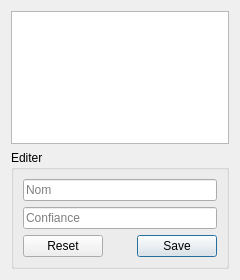
<?xml version="1.0" encoding="UTF-8"?>
<ui version="4.0">
 <class>catEditWidget</class>
 <widget class="QWidget" name="catEditWidget">
  <property name="geometry">
   <rect>
    <x>0</x>
    <y>0</y>
    <width>240</width>
    <height>280</height>
   </rect>
  </property>
  <property name="windowTitle">
   <string>Form</string>
  </property>
  <layout class="QVBoxLayout" name="verticalLayout_2">
   <item>
    <widget class="QListWidget" name="listWidget"/>
   </item>
   <item>
    <layout class="QHBoxLayout" name="horizontalLayout">
     <item>
      <widget class="QGroupBox" name="editGroupBox">
       <property name="title">
        <string>Editer</string>
       </property>
       <layout class="QVBoxLayout" name="verticalLayout">
        <item>
         <widget class="QLineEdit" name="nomLineEdit">
          <property name="placeholderText">
           <string>Nom</string>
          </property>
         </widget>
        </item>
        <item>
         <widget class="QLineEdit" name="confLineEdit">
          <property name="inputMask">
           <string>9000; </string>
          </property>
          <property name="placeholderText">
           <string>Confiance</string>
          </property>
         </widget>
        </item>
        <item>
         <widget class="QDialogButtonBox" name="btns">
          <property name="standardButtons">
           <set>QDialogButtonBox::Reset|QDialogButtonBox::Save</set>
          </property>
          <property name="centerButtons">
           <bool>false</bool>
          </property>
         </widget>
        </item>
       </layout>
      </widget>
     </item>
    </layout>
   </item>
  </layout>
 </widget>
 <resources/>
 <connections/>
</ui>
